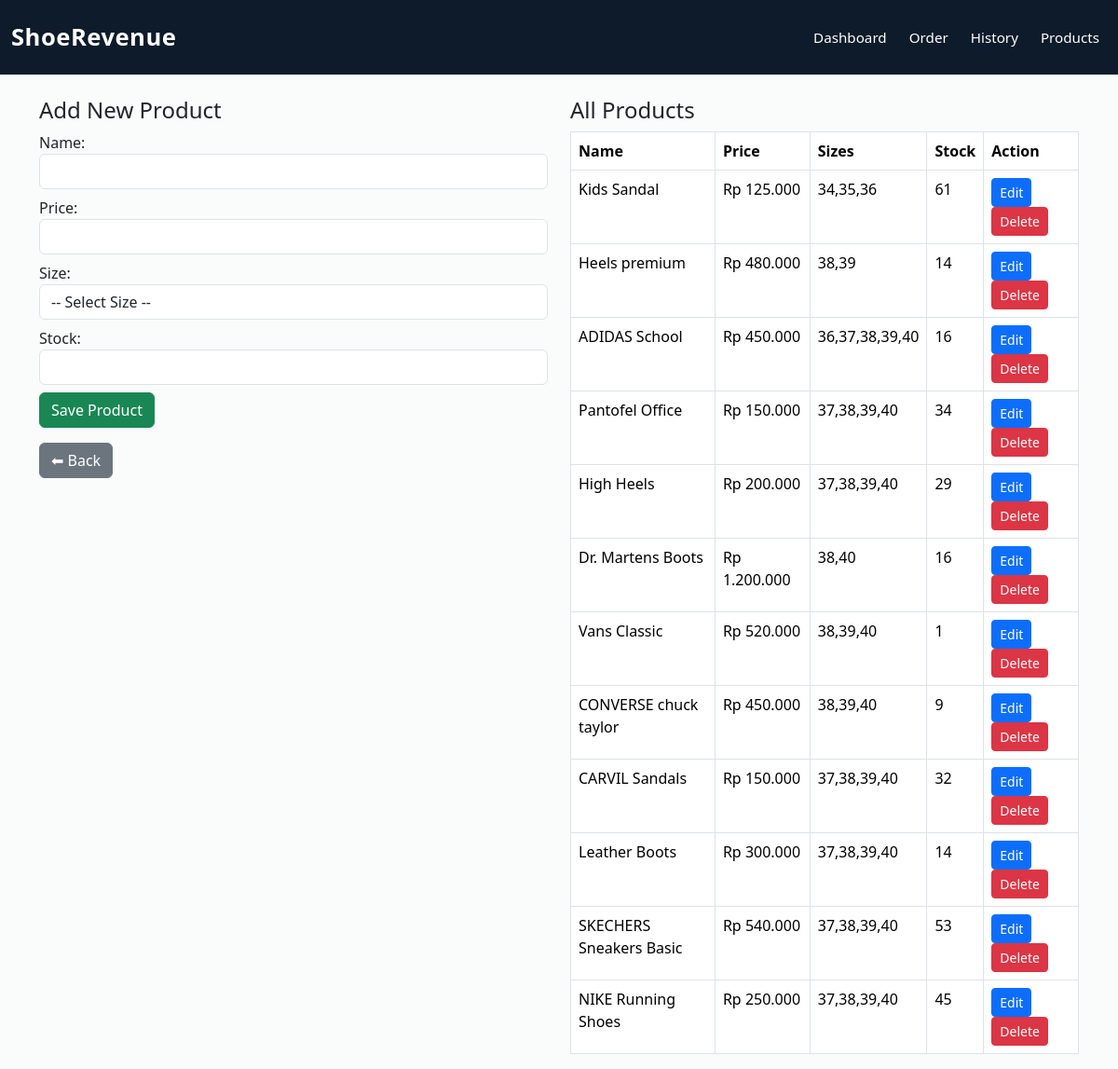
The page /product.php on the database its author committed.
### tables this page shows
CREATE TABLE `products` (
  `id` int(11) NOT NULL,
  `name` varchar(100) NOT NULL,
  `stock` int(11) NOT NULL,
  `price` decimal(10,2) NOT NULL,
  `create_at` datetime NOT NULL DEFAULT current_timestamp(),
  `size` varchar(50) DEFAULT NULL
);

### product.php (the view, shortened to what this page needs)
<?php include 'db.php'; ?>
<!DOCTYPE html>
<html>
<head>
    <link rel="stylesheet" href="https://cdn.jsdelivr.net/npm/bootstrap@5.3.3/dist/css/bootstrap.min.css">
</head>
<body>
    <?php include 'navbar.php'; ?>
    <div class="container mt-4">
        <div class="row">
            <div class="col-md-6">
                <h4>Add New Product</h4>
                <form method="POST">
                    <div class="mb-2">
                        <label>Name:</label>
                        <input type="text" class="form-control" name="name" required>
                    </div>
                    <div class="mb-2">
                        <label>Price:</label>
                        <input type="number" class="form-control" name="price" min="500" required>
                    </div>
                    <div class="mb-2">
                        <label>Size:</label>
                        <select class="form-control" name="size" required>
                            <option value="">-- Select Size --</option>
                        </select>
                    </div>
                    <div class="mb-2">
                        <label>Stock:</label>
                        <input type="number" class="form-control" name="stock" min="1" required>
                    </div>
                    <button class="btn btn-success" name="save">Save Product</button>
                </form>
                <a href="index.php" class="btn btn-secondary mt-3">⬅ Back</a>
            </div>
            <div class="col-md-6">
                <h4>All Products</h4>
                <table class="table table-bordered bg-white">
                    <tr>
                        <th>Name</th>
                        <th>Price</th>
                        <th>Sizes</th>
                        <th>Stock</th>
                        <th>Action</th>
                    </tr>
                    <?php
                    $edit_id = isset($_GET['edit']) ? (int)$_GET['edit'] : null;
                    $data = $conn->query("SELECT * FROM products ORDER BY id DESC");
                    while ($row = $data->fetch_assoc()):
                    ?>
                    <?php if ($edit_id === (int)$row['id']): ?>
                    <tr>
                        <form method="POST">
                            <input type="hidden" name="edit_id" value="<?= $row['id'] ?>">
                            <td><input type="text" name="edit_name" value="<?= htmlspecialchars($row['name']) ?>"
                                    class="form-control" required></td>
                            <td><input type="number" name="edit_price" value="<?= $row['price'] ?>" class="form-control"
                                    required></td>
                            <td><input type="text" name="edit_size" value="<?= htmlspecialchars($row['size']) ?>"
                                    class="form-control"></td>
                            <td><input type="number" name="edit_stock" value="<?= $row['stock'] ?>" class="form-control"
                                    required></td>
                            <td>
                                <button class="btn btn-sm btn-success" name="update">Save</button>
                                <a href="product.php" class="btn btn-sm btn-secondary">Cancel</a>
                            </td>
                        </form>
                    </tr>
                    <?php else: ?>
                    <tr>
                        <td><?= htmlspecialchars($row['name']) ?></td>
                        <td>Rp <?= number_format($row['price'], 0, ',', '.') ?></td>
                        <td><?= htmlspecialchars($row['size']) ?></td>
                        <td><?= $row['stock'] ?></td>
                        <td>
                            <a href="?edit=<?= $row['id'] ?>" class="btn btn-sm btn-primary">Edit</a>
                            <button class="btn btn-sm btn-danger"
                                onclick="showDeleteModal(<?= $row['id'] ?>)">Delete</button>
                        </td>
                    </tr>
                    <?php endif; ?>
                    <?php endwhile; ?>
                </table>
            </div>
        </div>
    </div>
</body>
</html>

### navbar.php (shortened to what this page needs)
<nav class="navbar navbar-expand-lg" style="background-color: #0d1b2a;">
    <div class="container-fluid py-2">
        <a class="navbar-brand fw-semibold text-white" href="index.php" style="font-size: 1.6rem;">ShoeRevenue</a>
        <div class="collapse navbar-collapse justify-content-end" id="navbarNav">
            <div class="navbar-nav gap-2">
                <a class="nav-link text-white" href="index.php">Dashboard</a>
                <a class="nav-link text-white" href="order.php">Order</a>
                <a class="nav-link text-white" href="transaction_history.php">History</a>
                <a class="nav-link text-white" href="product.php">Products</a>
            </div>
        </div>
    </div>
</nav>

### product.php (style rules this page uses)
body { background-color: rgb(250, 251, 251); font-family: 'Segoe UI', sans-serif; }
nav { background-color: #343a40; }
nav a { color: #fff !important; }

### navbar.php (style rules this page uses)
body { font-family: 'Segoe UI', 'Roboto', sans-serif; }
.nav-link { padding: 8px 14px; border-radius: 8px; transition: background-color 0.3s, color 0.3s; font-weight: 500; font-size: 0.95rem; }
.navbar-brand { letter-spacing: 0.5px; }

### rows shown on the page
products: name "Kids Sandal", price "125.000", size "34,35,36", stock "61"
products: name "Heels premium", price "480.000", size "38,39", stock "14"
products: name "ADIDAS School", price "450.000", size "36,37,38,39,40", stock "16"
products: name "Pantofel Office", price "150.000", size "37,38,39,40", stock "34"
products: name "High Heels", price "200.000", size "37,38,39,40", stock "29"
products: name "Dr. Martens Boots", price "1.200.000", size "38,40", stock "16"
products: name "Vans Classic", price "520.000", size "38,39,40", stock "1"
products: name "CONVERSE chuck taylor", price "450.000", size "38,39,40", stock "9"
products: name "CARVIL Sandals", price "150.000", size "37,38,39,40", stock "32"
products: name "Leather Boots", price "300.000", size "37,38,39,40", stock "14"
products: name "SKECHERS Sneakers Basic", price "540.000", size "37,38,39,40", stock "53"
products: name "NIKE Running Shoes", price "250.000", size "37,38,39,40", stock "45"
